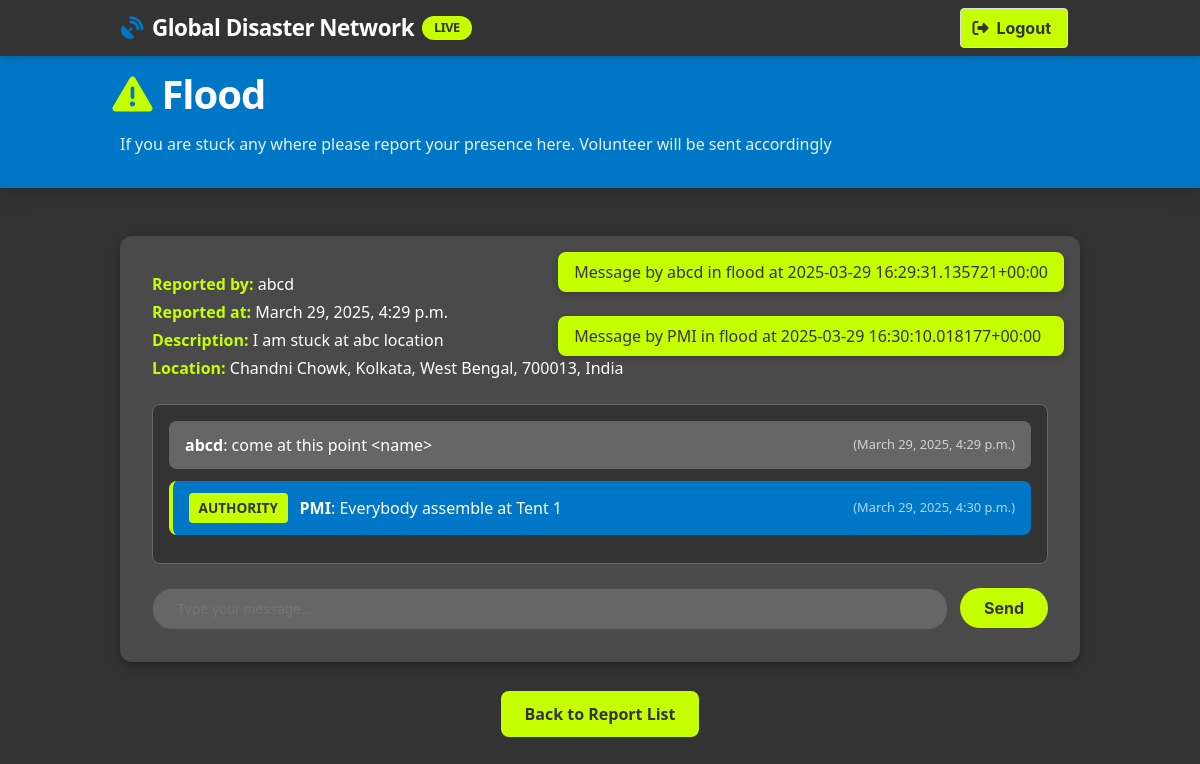
The page /community/disaster/11/ (signed in) on the database its author committed.
### community/models.py (models this page shows, shortened)
class EmergencyReport(models.Model):
    DISASTER_TYPES = (
        ('flood', 'Flood'),
        ('wildfire', 'Wildfire'),
        ('storm', 'Storm'),
        ('earthquake', 'Earthquake'),
        ('volcanic_eruption', 'Volcanic Eruption'),
        ('drought', 'Drought'),
    )
    user = models.ForeignKey(User, on_delete=models.CASCADE)
    disaster_type = models.CharField(max_length=50, choices=DISASTER_TYPES)
    description = models.TextField()
    location = models.CharField(max_length=255, null=True, blank=True)  # Manually entered location
    latitude = models.FloatField(null=True, blank=True)  # Live location latitude
    longitude = models.FloatField(null=True, blank=True)  # Live location longitude
    reported_at = models.DateTimeField(default=timezone.now)
    is_active = models.BooleanField(default=True)

class ChatMessage(models.Model):
    report = models.ForeignKey(EmergencyReport, on_delete=models.CASCADE, related_name='messages')
    user = models.ForeignKey(User, on_delete=models.CASCADE)
    message = models.TextField()
    timestamp = models.DateTimeField(auto_now_add=True)
    def __str__(self):
        return f"Message by {self.user.username} in {self.report.disaster_type} at {self.timestamp}"

### community/views.py (the view, shortened to what this page needs)
# urls.py: path('disaster/<int:report_id>/', views.disaster_chat, name='disaster_chat'),
@login_required
def disaster_chat(request, report_id):
    report = get_object_or_404(EmergencyReport, id=report_id, is_active=True)
    messages = report.messages.all().order_by('timestamp')
    location_display = report.location if report.location else "Location not provided"
    return render(request, 'community/disaster_chat.html', {
        'report': report,
        'messages': messages,
        'location_display': location_display,
    })

### community/templates/community/disaster_chat.html (shortened to what this page needs)
<!DOCTYPE html>
<html lang="en">
<head>
  <link rel="stylesheet" href="https://cdnjs.cloudflare.com/ajax/libs/bulma/0.9.4/css/bulma.min.css">
  <link rel="stylesheet" href="https://cdnjs.cloudflare.com/ajax/libs/font-awesome/6.4.0/css/all.min.css">
 <nav class="navbar is-fixed-top" role="navigation" aria-label="main navigation">
  <div class="container">
    <div class="navbar-brand">
      <a class="navbar-item" href="#">
        <span class="icon mr-2" style="color: var(--blue);">
          <i class="fas fa-satellite-dish"></i>
        </span>
        Global Disaster Network
        <span class="alert-badge">LIVE</span>
      </a>
    </div>
    <div class="navbar-end">
      <div class="navbar-item">
        <form method="POST" action="{% url 'logout' %}">
          <button class="button is-lime" type="submit">
            <span class="icon"><i class="fas fa-sign-out-alt"></i></span>
            <span>Logout</span>
          </button>
        </form>
      </div>
    </div>
  </div>
</nav>
<section class="dashboard-header">
  <div class="container">
    <h1 class="dashboard-title">
      <span class="icon mr-2" style="color: var(--lime);">
        <i class="fas fa-exclamation-triangle"></i>
      </span>
      {{ report.disaster_type|title }}
    </h1>
    <p class="dashboard-subtitle">If you are stuck any where please report your presence here. Volunteer will be sent accordingly</p>
  </div>
</section>
<section class="section" style="margin-top: -2rem;">
  <div class="container">
    <div style="position: absolute; top: 1rem; right: 1rem; z-index: 1000;">
      {% if messages %}
        {% for message in messages %}
          <div class="notification is-success" style="background-color: var(--lime); color: var(--dark); border-radius: 8px; padding: 0.5rem 1rem; box-shadow: 0 2px 8px rgba(0, 0, 0, 0.2);">
            {{ message }}
          </div>
        {% endfor %}
      {% endif %}
    </div>
    <div class="chat-section">
      <div class="chat-details">
        <p><strong>Reported by:</strong> {{ report.user.username }}</p>
        <p><strong>Reported at:</strong> {{ report.reported_at }}</p>
        <p><strong>Description:</strong> {{ report.description }}</p>
        <p><strong>Location:</strong> {{ location_display }}</p>
      </div>
      <div class="chat-container" id="chat-messages">
        {% for message in messages %}
          <div class="chat-message {% if message.user.profile.role == 'authority' %}authority-message{% endif %}" data-message-id="{{ message.id }}">
        {% if message.user.profile.role == 'authority' %}
          <span class="authority-badge">AUTHORITY</span>
        {% endif %}
        <strong>{{ message.user.username }}</strong>: {{ message.message }}
        <small>({{ message.timestamp }})</small>
          </div>
        {% endfor %}
      </div>
      <div class="chat-input">
        <input type="text" id="chat-input" placeholder="Type your message..." aria-label="Type your message">
        <button class="button" id="send-button" onclick="sendMessage()">Send</button>
      </div>
    </div>
    <div style="text-align: center; margin-top: 40px;">
      <a href="{% url 'report_list' %}" class="back-button mt-4">Back to Report List</a>
    </div></div>
</section>

### community/templates/community/disaster_chat.html (style rules this page uses)
:root { --blue: #0077C6; --blue-dark: #005d9c; --blue-light: #3a99de; --dark: #333333; --dark-light: #4a4a4a; --dark-lighter: #666666; --lime: #C6FF00; --lime-dark: #a2cc00; --white: #ffffff; --gray-light: #e0e0e0; }
.navbar { background-color: var(--dark); box-shadow: 0 2px 10px rgba(0, 0, 0, 0.2); }
.navbar-brand .navbar-item { font-weight: 700; font-size: 1.4rem; color: var(--white); letter-spacing: -0.5px; }
.alert-badge { background-color: var(--lime); color: var(--dark); border-radius: 12px; padding: 2px 12px; font-size: 0.8rem; margin-left: 8px; font-weight: bold; animation: pulse 2s infinite; }
.dashboard-header { background: var(--blue); padding: 4rem 1.5rem 2rem; margin-bottom: 2rem; box-shadow: 0 4px 20px rgba(0, 0, 0, 0.2); }
.dashboard-title { color: white; font-weight: 800; letter-spacing: -1px; margin-bottom: 0.5rem; font-size: 2.5rem; }
.dashboard-subtitle { color: rgba(255, 255, 255, 0.9); font-weight: 400; max-width: 800px; }
.button.is-lime { background-color: var(--lime); color: var(--dark); font-weight: bold; }
.chat-section { background-color: var(--dark-light); padding: 2rem; border-radius: 12px; box-shadow: 0 4px 12px rgba(0, 0, 0, 0.3); }
.chat-details { margin-bottom: 1.5rem; }
.chat-details p { color: var(--white); margin: 0.25rem 0; }
.chat-details p strong { color: var(--lime); }
.chat-container { max-height: 500px; overflow-y: auto; background-color: var(--dark); padding: 1rem; border-radius: 8px; border: 1px solid var(--dark-lighter); margin-bottom: 1.5rem; }
.chat-message { background-color: var(--dark-lighter); padding: 0.75rem 1rem; border-radius: 8px; margin-bottom: 0.75rem; display: flex; align-items: center; animation: fadeIn 0.3s ease; }
.authority-message { background-color: var(--blue); color: var(--white); border-left: 4px solid var(--lime); }
.authority-badge { display: inline-block; padding: 0.3rem 0.6rem; margin-right: 0.75rem; border-radius: 4px; font-size: 0.85rem; font-weight: bold; background-color: var(--lime); color: var(--dark); }
.chat-message strong { color: var(--white); }
.chat-message small { margin-left: auto; color: var(--white); opacity: 0.7; font-size: 0.8rem; }
.chat-input { display: flex; gap: 0.75rem; }
.chat-input input { flex: 1; background-color: var(--dark-lighter); color: var(--white); border: 1px solid var(--dark-light); border-radius: 20px; padding: 0.75rem 1.5rem; transition: border-color 0.3s ease, box-shadow 0.3s ease; }
.chat-input .button { background-color: var(--lime); color: var(--dark); border: none; border-radius: 20px; padding: 0.75rem 1.5rem; font-weight: bold; transition: transform 0.3s ease, background-color 0.3s ease; }
.back-button { background-color: var(--lime); color: var(--dark); font-weight: bold; border: none; border-radius: 8px; padding: 0.75rem 1.5rem; transition: transform 0.3s ease, background-color 0.3s ease; }

### rows shown on the page
EmergencyReport: disaster_type "Flood", user.username "abcd", reported_at "March 29, 2025, 4:29 p.m.", description "I am stuck at abc location", location "Chandni Chowk, Kolkata, West Bengal, 700013, India"
ChatMessage: user+report+timestamp "Message by abcd in flood at 2025-03-29 16:29:31.135721+00:00", user.username "abcd", message "come at this point <name>", timestamp "March 29, 2025, 4:29 p.m."
ChatMessage: user+report+timestamp "Message by PMI in flood at 2025-03-29 16:30:10.018177+00:00", shows "AUTHORITY", user.username "PMI", message "Everybody assemble at Tent 1", timestamp "March 29, 2025, 4:30 p.m."
